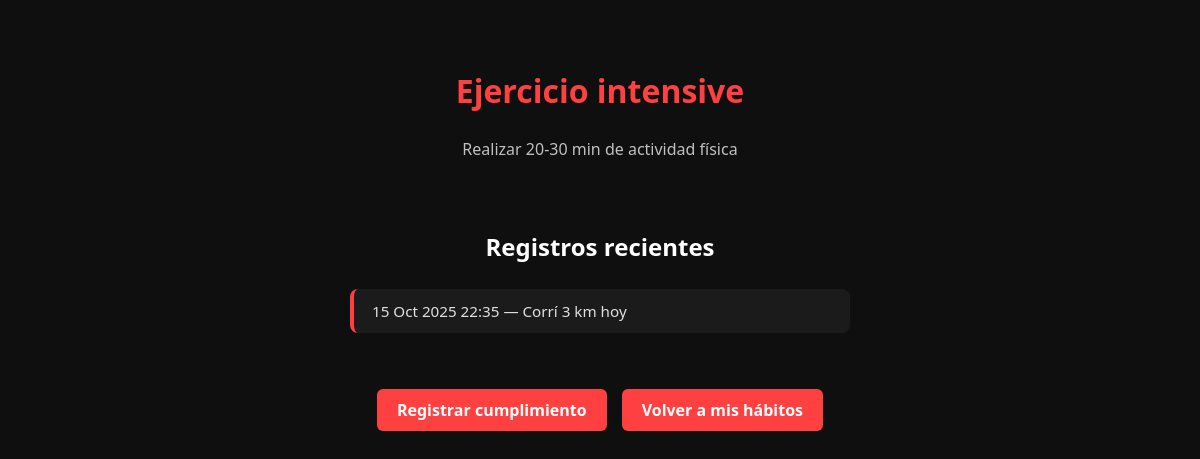
The app's page /polls/2/ with its own data.
### polls/models.py (models this page shows, shortened)
class Habit(models.Model):
    habit_text = models.CharField(max_length=200, verbose_name="Nombre del hábito")
    description = models.TextField(blank=True, verbose_name="Descripción")
    pub_date = models.DateTimeField("Fecha de creación", auto_now_add=True)
    updated_at = models.DateTimeField("Fecha de modificación", auto_now=True)

class HabitRecord(models.Model):
    habit = models.ForeignKey(Habit, on_delete=models.CASCADE)
    record_date = models.DateTimeField("Fecha y hora del registro", auto_now_add=True)
    notes = models.CharField("Notas", max_length=255, blank=True)
    progress = models.IntegerField("Progreso (0-100)", default=100)

### polls/views.py (the view)
# urls.py: path("<int:habit_id>/", views.detail, name="detail"),
def detail(request, habit_id):
    habit = get_object_or_404(Habit, pk=habit_id)
    records = habit.habitrecord_set.order_by("-record_date")
    return render(request, "polls/detail.html", {"habit": habit, "records": records})

### polls/templates/polls/detail.html (shortened to what this page needs)
<!DOCTYPE html>
<html lang="es">
<head>
</head>
<body>
    <h1>{{ habit.habit_text }}</h1>
    <p>{{ habit.description }}</p>
    <h2>Registros recientes</h2>
    {% if records %}
        <ul>
        {% for record in records %}
            <li>{{ record.record_date|date:"d M Y H:i" }} — {{ record.notes }}</li>
        {% endfor %}
        </ul>
    {% else %}
        <p class="empty">Aún no hay registros para este hábito.</p>
    {% endif %}
    <div class="buttons">
        <a href="{% url 'polls:add_record' habit.id %}">Registrar cumplimiento</a>
        <a href="{% url 'polls:index' %}">Volver a mis hábitos</a>
    </div>
</body>
</html>

### polls/templates/polls/detail.html (style rules this page uses)
body { font-family: 'Segoe UI', sans-serif; background-color: #0f0f0f; color: #f0f0f0; display: flex; flex-direction: column; align-items: center; padding: 40px; }
h1 { font-size: 2em; color: #ff4040; margin-bottom: 10px; text-align: center; }
p { color: #c0c0c0; max-width: 600px; text-align: center; margin-bottom: 30px; }
h2 { color: #ffffff; margin-top: 40px; margin-bottom: 10px; }
ul { list-style: none; padding: 0; width: 100%; max-width: 500px; }
li { background: #1b1b1b; padding: 12px 18px; border-radius: 8px; margin-bottom: 10px; color: #e0e0e0; border-left: 4px solid #ff4040; font-size: 0.95em; }
.buttons { display: flex; gap: 15px; margin-top: 30px; }
a { display: inline-block; padding: 10px 20px; color: #fff; background-color: #ff4040; border-radius: 6px; text-decoration: none; font-weight: bold; transition: 0.3s; }

### records on screen
Habit: habit_text "Ejercicio intensive", description "Realizar 20-30 min de actividad física"
HabitRecord: record_date "15 Oct 2025 22:35", notes "Corrí 3 km hoy"
